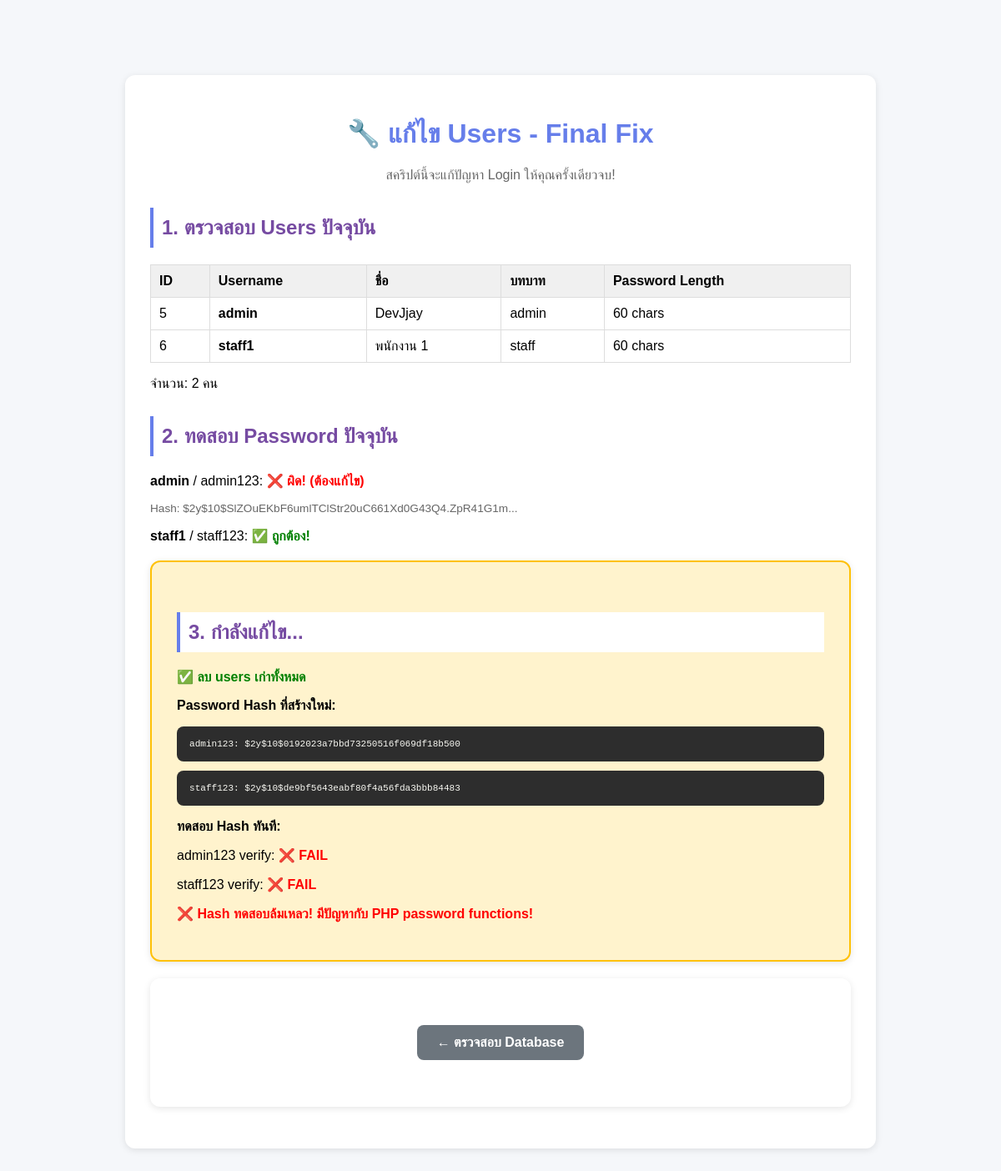
Page /fix-users.php?fix=1 on the committed database.
### tables this page shows
CREATE TABLE users (
    user_id INTEGER PRIMARY KEY AUTOINCREMENT,
    username TEXT UNIQUE NOT NULL,
    password TEXT NOT NULL,
    full_name TEXT NOT NULL,
    email TEXT,
    role TEXT DEFAULT 'staff' CHECK(role IN ('admin', 'staff')),
    created_at DATETIME DEFAULT CURRENT_TIMESTAMP,
    last_login DATETIME,
    is_active INTEGER DEFAULT 1
, avatar TEXT, phone TEXT, department TEXT);

### fix-users.php (the view, shortened to what this page needs)
<?php
echo "<!DOCTYPE html><html><head><meta charset='UTF-8'><title>แก้ไข Users - Final Fix</title>";
echo "<style>
body { font-family: 'Sarabun', Arial, sans-serif; max-width: 900px; margin: 50px auto; padding: 20px; background: #f5f7fa; }
h1 { color: #667eea; text-align: center; }
h2 { color: #764ba2; margin-top: 30px; padding: 10px; background: white; border-left: 4px solid #667eea; }
.box { background: white; padding: 30px; border-radius: 12px; margin: 20px 0; box-shadow: 0 2px 8px rgba(0,0,0,0.1); }
.success { color: green; font-weight: bold; }
.error { color: red; font-weight: bold; }
.warning { color: orange; font-weight: bold; }
pre { background: #2d2d2d; color: #f8f8f2; padding: 15px; border-radius: 8px; overflow-x: auto; font-size: 0.85em; }
table { width: 100%; border-collapse: collapse; margin: 15px 0; }
th, td { padding: 10px; border: 1px solid #ddd; text-align: left; }
th { background: #f0f0f0; font-weight: 600; }
.btn { display: inline-block; padding: 12px 24px; margin: 10px 5px; text-decoration: none; border-radius: 8px; font-weight: 600; }
.btn-danger { background: #e74c3c; color: white; }
.btn-success { background: #27ae60; color: white; }
.btn-primary { background: linear-gradient(135deg, #667eea 0%, #764ba2 100%); color: white; }
</style></head><body>";
echo "<div class='box'>";
echo "<h1>🔧 แก้ไข Users - Final Fix</h1>";
echo "<p style='text-align: center; color: #666;'>สคริปต์นี้จะแก้ปัญหา Login ให้คุณครั้งเดียวจบ!</p>";
$db = Database::getInstance();
echo "<h2>1. ตรวจสอบ Users ปัจจุบัน</h2>";
$result = $db->query("SELECT user_id, username, full_name, role, LENGTH(password) as pwd_length FROM users");
$current_users = [];
while ($row = $result->fetchArray(SQLITE3_ASSOC)) {
    $current_users[] = $row;
}
if (!empty($current_users)) {
    echo "<table>";
    echo "<tr><th>ID</th><th>Username</th><th>ชื่อ</th><th>บทบาท</th><th>Password Length</th></tr>";
    foreach ($current_users as $user) {
        echo "<tr>";
        echo "<td>{$user['user_id']}</td>";
        echo "<td><strong>{$user['username']}</strong></td>";
        echo "<td>{$user['full_name']}</td>";
        echo "<td>{$user['role']}</td>";
        echo "<td>{$user['pwd_length']} chars</td>";
        echo "</tr>";
    }
    echo "</table>";
    echo "<p>จำนวน: " . count($current_users) . " คน</p>";
} else {
    echo "<p class='warning'>⚠️ ไม่มี users ในระบบ</p>";
}
echo "<h2>2. ทดสอบ Password ปัจจุบัน</h2>";
$test_passwords = [
    'admin' => 'admin123',
    'staff1' => 'staff123'
];
foreach ($test_passwords as $username => $password) {
    $stmt = $db->prepare("SELECT password FROM users WHERE username = :username");
    $stmt->bindValue(':username', $username, SQLITE3_TEXT);
    $result = $stmt->execute();
    $user = $result->fetchArray(SQLITE3_ASSOC);
    if ($user) {
        $verify = password_verify($password, $user['password']);
        echo "<p><strong>{$username}</strong> / {$password}: ";
        if ($verify) {
            echo "<span class='success'>✅ ถูกต้อง!</span></p>";
        } else {
            echo "<span class='error'>❌ ผิด! (ต้องแก้ไข)</span></p>";
            echo "<p style='font-size: 0.85em; color: #666;'>Hash: " . substr($user['password'], 0, 50) . "...</p>";
        }
    } else {
        echo "<p><strong>{$username}</strong>: <span class='error'>❌ ไม่พบ user นี้</span></p>";
    }
}
if (isset($_GET['fix'])) {
    echo "<div class='box' style='background: #fff3cd; border: 2px solid #ffc107;'>";
    echo "<h2>3. กำลังแก้ไข...</h2>";
    $db->exec("DELETE FROM users");
    echo "<p class='success'>✅ ลบ users เก่าทั้งหมด</p>";
    $admin_password = password_hash('admin123', PASSWORD_DEFAULT);
    $staff_password = password_hash('staff123', PASSWORD_DEFAULT);
    echo "<p><strong>Password Hash ที่สร้างใหม่:</strong></p>";
    echo "<pre>admin123: {$admin_password}</pre>";
    echo "<pre>staff123: {$staff_password}</pre>";
    echo "<p><strong>ทดสอบ Hash ทันที:</strong></p>";
    $test1 = password_verify('admin123', $admin_password);
    $test2 = password_verify('staff123', $staff_password);
    echo "<p>admin123 verify: " . ($test1 ? '<span class="success">✅ OK</span>' : '<span class="error">❌ FAIL</span>') . "</p>";
    echo "<p>staff123 verify: " . ($test2 ? '<span class="success">✅ OK</span>' : '<span class="error">❌ FAIL</span>') . "</p>";
    if ($test1 && $test2) {
        $stmt = $db->prepare("INSERT INTO users (username, password, full_name, email, role, is_active, created_at) VALUES (:username, :password, :full_name, :email, :role, 1, :created_at)");
        $stmt->bindValue(':username', 'admin', SQLITE3_TEXT);
        $stmt->bindValue(':password', $admin_password, SQLITE3_TEXT);
        $stmt->bindValue(':full_name', 'ผู้ดูแลระบบ', SQLITE3_TEXT);
        $stmt->bindValue(':email', 'admin@dormitory.com', SQLITE3_TEXT);
        $stmt->bindValue(':role', 'admin', SQLITE3_TEXT);
        $stmt->bindValue(':created_at', date('Y-m-d H:i:s'), SQLITE3_TEXT);
        $stmt->execute();
        echo "<p class='success'>✅ เพิ่ม admin สำเร็จ!</p>";
        $stmt = $db->prepare("INSERT INTO users (username, password, full_name, email, role, is_active, created_at) VALUES (:username, :password, :full_name, :email, :role, 1, :created_at)");
        $stmt->bindValue(':username', 'staff1', SQLITE3_TEXT);
        $stmt->bindValue(':password', $staff_password, SQLITE3_TEXT);
        $stmt->bindValue(':full_name', 'พนักงาน 1', SQLITE3_TEXT);
        $stmt->bindValue(':email', 'staff1@dormitory.com', SQLITE3_TEXT);
        $stmt->bindValue(':role', 'staff', SQLITE3_TEXT);
        $stmt->bindValue(':created_at', date('Y-m-d H:i:s'), SQLITE3_TEXT);
        $stmt->execute();
        echo "<p class='success'>✅ เพิ่ม staff1 สำเร็จ!</p>";
        echo "<p><strong>ทดสอบ Query กลับมา:</strong></p>";
        $result = $db->query("SELECT user_id, username, full_name, LENGTH(password) as pwd_len FROM users");
        echo "<table>";
        echo "<tr><th>ID</th><th>Username</th><th>ชื่อ</th><th>Password Length</th></tr>";
        while ($row = $result->fetchArray(SQLITE3_ASSOC)) {
            echo "<tr><td>{$row['user_id']}</td><td>{$row['username']}</td><td>{$row['full_name']}</td><td>{$row['pwd_len']}</td></tr>";
        }
        echo "</table>";
        echo "<p><strong>ทดสอบ Login จริง:</strong></p>";
        $stmt = $db->prepare("SELECT * FROM users WHERE username = :username");
        $stmt->bindValue(':username', 'admin', SQLITE3_TEXT);
        $result = $stmt->execute();
        $user = $result->fetchArray(SQLITE3_ASSOC);
        if ($user) {
            $verify = password_verify('admin123', $user['password']);
            echo "<p>Username: <strong>admin</strong></p>";
            echo "<p>Password Test: <strong>admin123</strong></p>";
            echo "<p>Result: " . ($verify ? '<span class="success">✅ Login สำเร็จ!</span>' : '<span class="error">❌ Login ล้มเหลว!</span>') . "</p>";
            if ($verify) {
                echo "<div style='background: #d4edda; padding: 20px; border-radius: 8px; margin: 20px 0; border: 2px solid #28a745;'>";
                echo "<h3 style='color: #155724; margin-top: 0;'>🎉 สำเร็จแล้ว!</h3>";
                echo "<p style='color: #155724;'>ตอนนี้คุณสามารถ Login ได้แล้ว!</p>";
                echo "<p><strong>ข้อมูล Login:</strong></p>";
                echo "<ul style='color: #155724;'>";
                echo "<li>Username: <strong>admin</strong></li>";
                echo "<li>Password: <strong>admin123</strong></li>";
                echo "</ul>";
                echo "<p style='text-align: center; margin-top: 20px;'>";
                echo "<a href='auth/login.php' class='btn btn-primary'>🔐 ไปหน้า Login</a>";
                echo "</p>";
                echo "</div>";
            }
        }
    } else {
        echo "<p class='error'>❌ Hash ทดสอบล้มเหลว! มีปัญหากับ PHP password functions!</p>";
    }
    echo "</div>";
}
echo "<div class='box' style='text-align: center;'>";
echo "<p><a href='check-database.php' class='btn' style='background: #6c757d; color: white;'>← ตรวจสอบ Database</a></p>";
echo "</div>";
echo "</div>";
echo "</body></html>";
?>

### fix-users.php (style rules this page uses)
body { font-family: 'Sarabun', Arial, sans-serif; max-width: 900px; margin: 50px auto; padding: 20px; background: #f5f7fa; }
h1 { color: #667eea; text-align: center; }
h2 { color: #764ba2; margin-top: 30px; padding: 10px; background: white; border-left: 4px solid #667eea; }
.box { background: white; padding: 30px; border-radius: 12px; margin: 20px 0; box-shadow: 0 2px 8px rgba(0,0,0,0.1); }
.success { color: green; font-weight: bold; }
.error { color: red; font-weight: bold; }
pre { background: #2d2d2d; color: #f8f8f2; padding: 15px; border-radius: 8px; overflow-x: auto; font-size: 0.85em; }
table { width: 100%; border-collapse: collapse; margin: 15px 0; }
th, td { padding: 10px; border: 1px solid #ddd; text-align: left; }
th { background: #f0f0f0; font-weight: 600; }
.btn { display: inline-block; padding: 12px 24px; margin: 10px 5px; text-decoration: none; border-radius: 8px; font-weight: 600; }

### rows in the picture
users: user_id "5", username "admin", full_name "DevJjay", role "admin", pwd_length "60", password "$2y$10$SlZOuEKbF6umlTClStr20uC661Xd0G43Q4.ZpR41G1m"
users: user_id "6", username "staff1", full_name "พนักงาน 1", role "staff", pwd_length "60"

### other values in the picture
count($current_users) "2"
$username "admin"
$password "admin123"
$username "staff1"
$password "staff123"
$admin_password "$2y$10$0192023a7bbd73250516f069df18b500"
$staff_password "$2y$10$de9bf5643eabf80f4a56fda3bbb84483"
